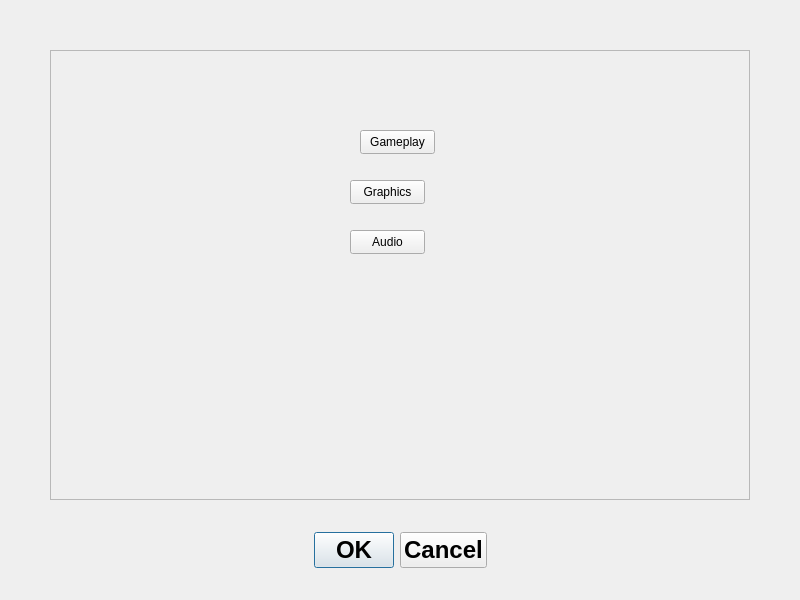
<?xml version="1.0" encoding="UTF-8"?>
<ui version="4.0">
 <class>Dialog</class>
 <widget class="QDialog" name="Dialog">
  <property name="windowModality">
   <enum>Qt::WindowModality::ApplicationModal</enum>
  </property>
  <property name="geometry">
   <rect>
    <x>0</x>
    <y>0</y>
    <width>800</width>
    <height>600</height>
   </rect>
  </property>
  <property name="windowTitle">
   <string>Settings</string>
  </property>
  <property name="modal">
   <bool>true</bool>
  </property>
  <widget class="QDialogButtonBox" name="buttonBox">
   <property name="geometry">
    <rect>
     <x>0</x>
     <y>525</y>
     <width>800</width>
     <height>50</height>
    </rect>
   </property>
   <property name="sizePolicy">
    <sizepolicy hsizetype="Expanding" vsizetype="Fixed">
     <horstretch>0</horstretch>
     <verstretch>0</verstretch>
    </sizepolicy>
   </property>
   <property name="font">
    <font>
     <pointsize>18</pointsize>
     <bold>true</bold>
     <kerning>true</kerning>
    </font>
   </property>
   <property name="orientation">
    <enum>Qt::Orientation::Horizontal</enum>
   </property>
   <property name="standardButtons">
    <set>QDialogButtonBox::StandardButton::Cancel|QDialogButtonBox::StandardButton::Ok</set>
   </property>
   <property name="centerButtons">
    <bool>true</bool>
   </property>
  </widget>
  <widget class="QFrame" name="Container">
   <property name="geometry">
    <rect>
     <x>50</x>
     <y>50</y>
     <width>700</width>
     <height>450</height>
    </rect>
   </property>
   <property name="frameShape">
    <enum>QFrame::Shape::StyledPanel</enum>
   </property>
   <property name="frameShadow">
    <enum>QFrame::Shadow::Raised</enum>
   </property>
   <widget class="QPushButton" name="GameplayButton">
    <property name="geometry">
     <rect>
      <x>310</x>
      <y>80</y>
      <width>75</width>
      <height>24</height>
     </rect>
    </property>
    <property name="text">
     <string>Gameplay</string>
    </property>
   </widget>
   <widget class="QPushButton" name="AudioButton">
    <property name="geometry">
     <rect>
      <x>300</x>
      <y>180</y>
      <width>75</width>
      <height>24</height>
     </rect>
    </property>
    <property name="text">
     <string>Audio</string>
    </property>
   </widget>
   <widget class="QPushButton" name="GraphicButton">
    <property name="geometry">
     <rect>
      <x>300</x>
      <y>130</y>
      <width>75</width>
      <height>24</height>
     </rect>
    </property>
    <property name="text">
     <string>Graphics</string>
    </property>
   </widget>
  </widget>
 </widget>
 <resources/>
 <connections/>
</ui>
